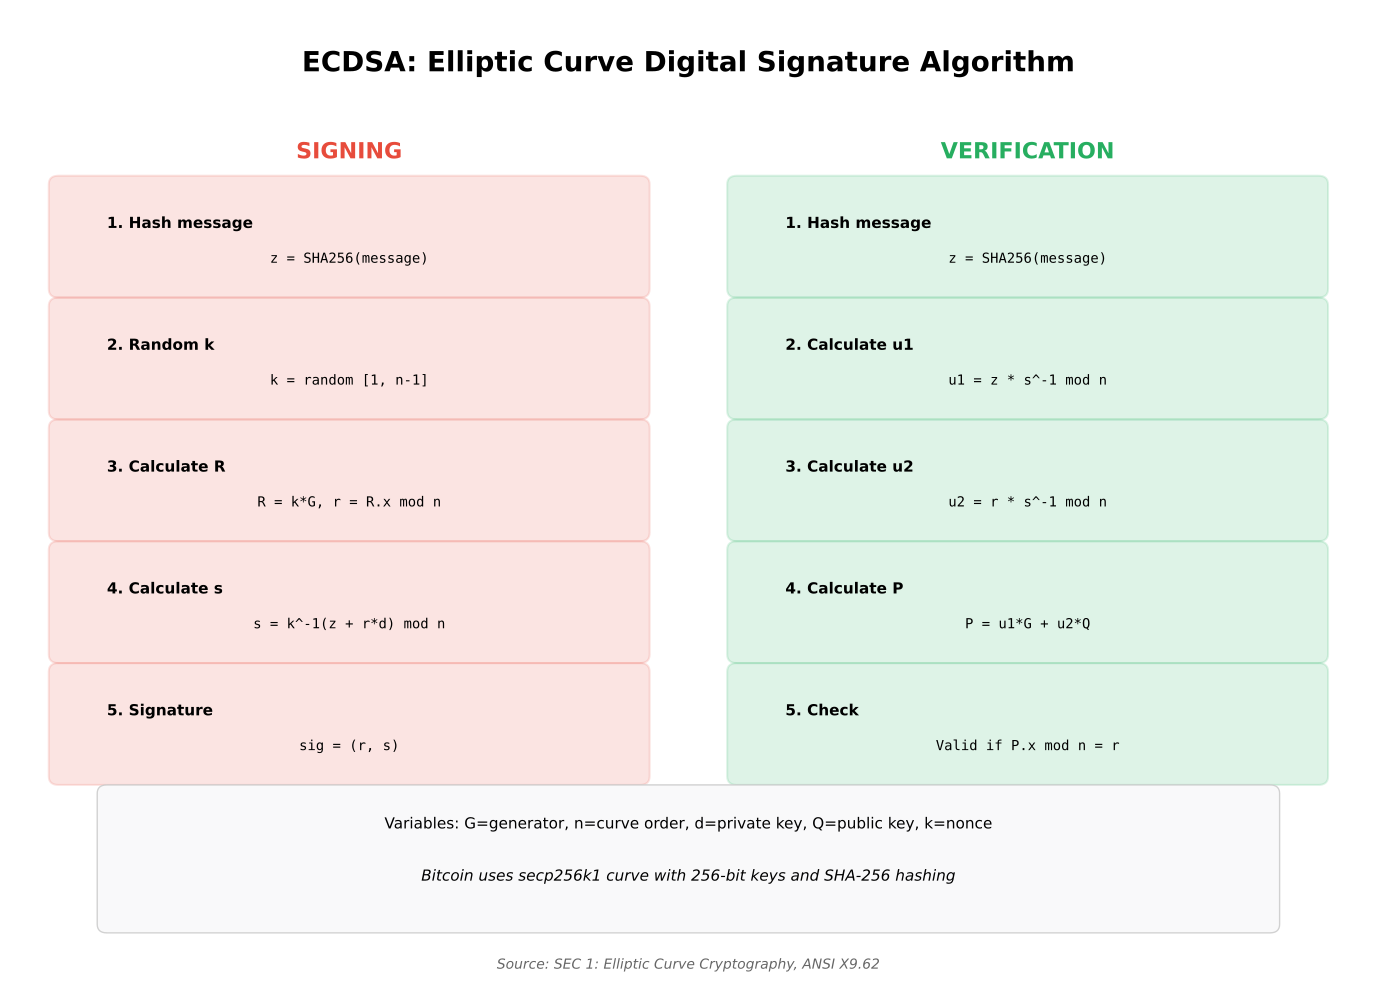

Generate this figure with Python:
"""
ECDSA Process
Shows the ECDSA signing and verification algorithm steps

Output: ecdsa_process.pdf
Module: module_02_blockchain
Lesson: 15 - Public Key Cryptography
"""

from pathlib import Path
import matplotlib.pyplot as plt
import matplotlib.patches as mpatches

CHART_METADATA = {
    'title': 'ECDSA Process',
    'module': 'module_02_blockchain',
    'lesson': 15,
    'url': 'https://github.com/Digital-AI-Finance/digital-finance/tree/main/module_02_blockchain/figures/ecdsa_process'
}

plt.rcParams.update({
    'font.size': 14,
    'axes.labelsize': 14,
})

def create_chart():
    """Create ECDSA process diagram"""
    fig, ax = plt.subplots(figsize=(14, 10))
    ax.set_xlim(0, 14)
    ax.set_ylim(0, 11)
    ax.axis('off')

    # Title
    ax.text(7, 10.3, 'ECDSA: Elliptic Curve Digital Signature Algorithm', fontsize=20, fontweight='bold', ha='center')

    # Left column: Signing
    ax.text(3.5, 9.3, 'SIGNING', fontsize=16, fontweight='bold', color='#E74C3C', ha='center')

    signing_steps = [
        ('1. Hash message', 'z = SHA256(message)'),
        ('2. Random k', 'k = random [1, n-1]'),
        ('3. Calculate R', 'R = k*G, r = R.x mod n'),
        ('4. Calculate s', 's = k^-1(z + r*d) mod n'),
        ('5. Signature', 'sig = (r, s)'),
    ]

    for i, (step, formula) in enumerate(signing_steps):
        y = 8.3 - i * 1.4
        box = mpatches.FancyBboxPatch((0.5, y-0.5), 6, 1.2,
                                       boxstyle='round,pad=0.1',
                                       facecolor='#E74C3C', alpha=0.15,
                                       edgecolor='#E74C3C', lw=1.5)
        ax.add_patch(box)
        ax.text(1, y+0.2, step, fontsize=11, fontweight='bold')
        ax.text(3.5, y-0.2, formula, fontsize=10, family='monospace', ha='center')

    # Right column: Verification
    ax.text(10.5, 9.3, 'VERIFICATION', fontsize=16, fontweight='bold', color='#27AE60', ha='center')

    verify_steps = [
        ('1. Hash message', 'z = SHA256(message)'),
        ('2. Calculate u1', 'u1 = z * s^-1 mod n'),
        ('3. Calculate u2', 'u2 = r * s^-1 mod n'),
        ('4. Calculate P', 'P = u1*G + u2*Q'),
        ('5. Check', 'Valid if P.x mod n = r'),
    ]

    for i, (step, formula) in enumerate(verify_steps):
        y = 8.3 - i * 1.4
        box = mpatches.FancyBboxPatch((7.5, y-0.5), 6, 1.2,
                                       boxstyle='round,pad=0.1',
                                       facecolor='#27AE60', alpha=0.15,
                                       edgecolor='#27AE60', lw=1.5)
        ax.add_patch(box)
        ax.text(8, y+0.2, step, fontsize=11, fontweight='bold')
        ax.text(10.5, y-0.2, formula, fontsize=10, family='monospace', ha='center')

    # Legend
    legend_box = mpatches.FancyBboxPatch((1, 0.5), 12, 1.5,
                                          boxstyle='round,pad=0.1',
                                          facecolor='#F8F9FA', alpha=0.9,
                                          edgecolor='#CCC', lw=1)
    ax.add_patch(legend_box)
    ax.text(7, 1.6, 'Variables: G=generator, n=curve order, d=private key, Q=public key, k=nonce',
           ha='center', fontsize=11)
    ax.text(7, 1.0, 'Bitcoin uses secp256k1 curve with 256-bit keys and SHA-256 hashing',
           ha='center', fontsize=11, style='italic')

    # Source
    fig.text(0.5, 0.02, 'Source: SEC 1: Elliptic Curve Cryptography, ANSI X9.62',
            fontsize=10, ha='center', style='italic', color='#666666')

    plt.tight_layout()

    output_path = Path(__file__).parent / 'ecdsa_process.pdf'
    plt.savefig(output_path, format='pdf', dpi=300, bbox_inches='tight')
    plt.close()
    print(f"Chart saved to: {output_path}")
    return output_path

if __name__ == '__main__':
    create_chart()
